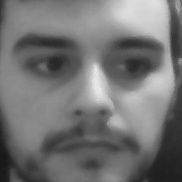
#> input picture result.jpg, 182 x 182 px
$ python Basic-3x3-LBP.py
#> lines starting #> are read from the running program, lines starting #| are printed output that depends on the picture
import numpy as np
import cv2
from matplotlib import pyplot as plt

def thresholded(center, pixels):
    out = []
    for a in pixels:
        if a >= center:
            out.append(1)
        else:
            out.append(0)
    return out

def get_pixel_else_0(l, idx, idy, default=0):
    try:
        return l[idx,idy]
    except IndexError:
        return default

img = cv2.imread('result.jpg', 0)
#> img is the input picture: shape (182, 182); min 23, max 236, mean 115.7
transformed_img = cv2.imread('result.jpg', 0)

for x in range(0, len(img)):
    for y in range(0, len(img[0])):
        center        = img[x,y]
        top_left      = get_pixel_else_0(img, x-1, y-1)
        top_up        = get_pixel_else_0(img, x, y-1)
        top_right     = get_pixel_else_0(img, x+1, y-1)
        right         = get_pixel_else_0(img, x+1, y )
        left          = get_pixel_else_0(img, x-1, y )
        bottom_left   = get_pixel_else_0(img, x-1, y+1)
        bottom_right  = get_pixel_else_0(img, x+1, y+1)
        bottom_down   = get_pixel_else_0(img, x,   y+1 )

        values = thresholded(center, [top_left, top_up, top_right, right, bottom_right,
                                      bottom_down, bottom_left, left])

        weights = [1, 2, 4, 8, 16, 32, 64, 128]
        res = 0
        for a in range(0, len(values)):
            res += weights[a] * values[a]

        transformed_img.itemset((x,y), res)

    print (x)
#> this loop made 182 passes
#| 0
#| 1
#| 2
#| 3
#| 4
#| 5
#| 6
#| 7
#> (further printed lines are left out)
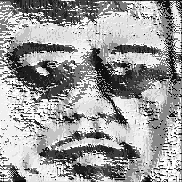
#> transformed_img: shape (182, 182); min 0, max 255, mean 156.7

cv2.imshow('image', img)
cv2.imshow('thresholded image', transformed_img)

hist,bins = np.histogram(img.flatten(),256,[0,256])
#> hist = 256 values, max 550 at index 137, min 0 at index 0, mean 129.4; bins = 257 values from 0 to 256

cdf = hist.cumsum()
#> cdf = 256 values from 0 to 33124
cdf_normalized = cdf * hist.max()/ cdf.max()
#> cdf_normalized = 256 values from 0 to 550

plt.plot(cdf_normalized, color = 'b')
plt.hist(transformed_img.flatten(),256,[0,256], color = 'r')
plt.xlim([0,256])
plt.legend(('cdf','histogram'), loc = 'upper left')
plt.show()
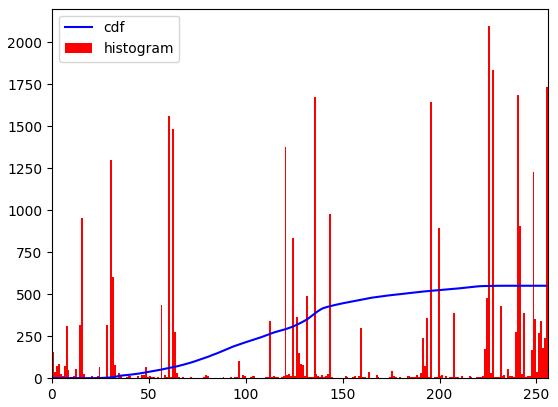
#> figure drawn by matplotlib, 1 panel; tallest bar 2094 high, from x = 225 to 226; curve peaks at x = 236, y = 550

cv2.waitKey(0)
cv2.destroyAllWindows()
